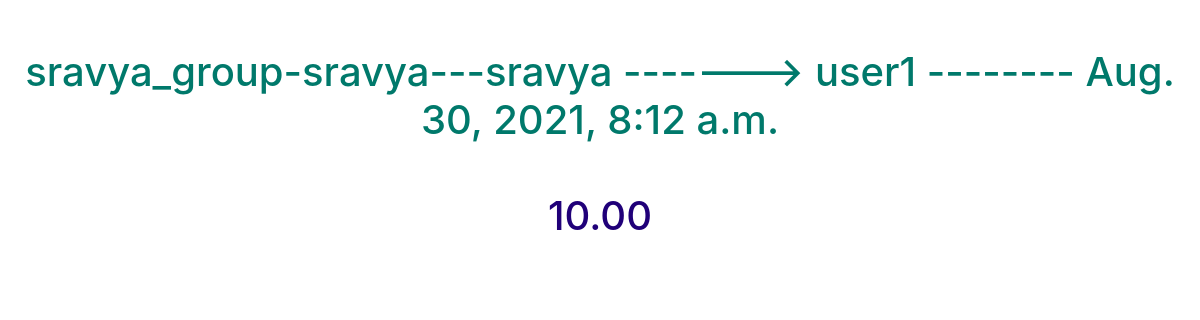
/core/settlements/ (signed in), run on an earlier commit of the app's database.
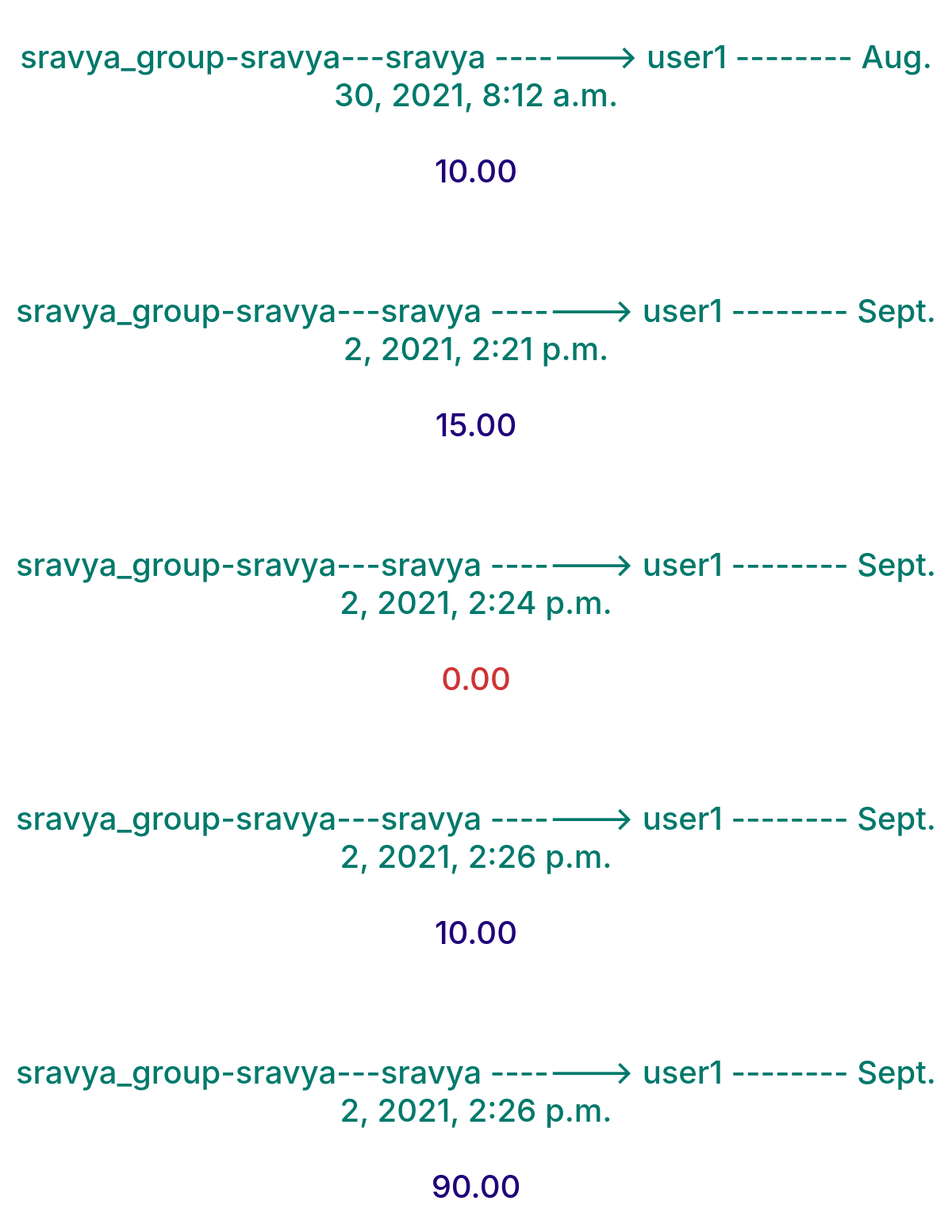
And on a later commit of the database.
### core/models.py (models this page shows, shortened)
class settlement(models.Model):
    groupName = models.CharField(max_length=128)
    groupAdmin = models.ForeignKey(User,on_delete=models.CASCADE, related_name="SettleAdmin",default=1)
    user1 = models.ForeignKey(User,on_delete=models.CASCADE, related_name="user1settlement")
    user2 = models.ForeignKey(User,on_delete=models.CASCADE, related_name="user2settlement")
    amount = models.DecimalField(max_digits=15, decimal_places=2)
    done_at = models.DateTimeField(auto_now_add=True)

### core/views.py (the view)
# urls.py: path('settlements/', views.settlements, name='settlementsPage'),
def settlements(request):
    settlements_of_user = settlement.objects.filter(user1 = request.user) | settlement.objects.filter(user2 = request.user)
    return render(request,'core/settlements.html',{'settlements_of_user':settlements_of_user })

### core/templates/core/settlements.html (shortened to what this page needs)
{% extends 'core/base_user.html' %}
{% block content %}
    {%if settlements_of_user%}
        {% for settlement in settlements_of_user %}
        <h1 class='mt-5' style="text-align:center; color:#00796b;">{{settlement.groupName}}-{{settlement.groupAdmin.username}}---{{settlement.user1.username}} -------> {{settlement.user2.username}} -------- {{settlement.done_at}} </h1>
        {%if settlement.amount > 0%}
        <h1 class='mt-5' style="text-align:center; color:#200079;">{{settlement.amount}}</h1>
        {%else%}
        <h1 class='mt-5' style="text-align:center; color:#ce3434;">{{settlement.amount}}</h1>
        {%endif%}
          <br><br><br>
          {% endfor %}
          {%else%}
           <h1 class='mt-5' style="text-align:center; color:#00796b;" >No Settlements</h1>
    {%endif%}
{% endblock %}

### core/templates/core/base_user.html (shortened to what this page needs)
<!doctype html>
{% load static %}
<html lang="en">
<head>
  <link rel="stylesheet" href="https://stackpath.bootstrapcdn.com/bootstrap/4.4.1/css/bootstrap.min.css">
</head>
<body>
  {% block content %}
  {% endblock %}
</body>
</html>

What changed in the data, as far as the page shows it:
added settlement: groupName "sravya_group", groupAdmin.username "sravya", user1.username "sravya", user2.username "user1", done_at "Sept. 2, 2021, 2:21 p.m.", amount "15.00"
added settlement: groupName "sravya_group", groupAdmin.username "sravya", user1.username "sravya", user2.username "user1", done_at "Sept. 2, 2021, 2:24 p.m.", amount "0.00"
added settlement: groupName "sravya_group", groupAdmin.username "sravya", user1.username "sravya", user2.username "user1", done_at "Sept. 2, 2021, 2:26 p.m.", amount "10.00"
added settlement: groupName "sravya_group", groupAdmin.username "sravya", user1.username "sravya", user2.username "user1", done_at "Sept. 2, 2021, 2:26 p.m.", amount "90.00"
